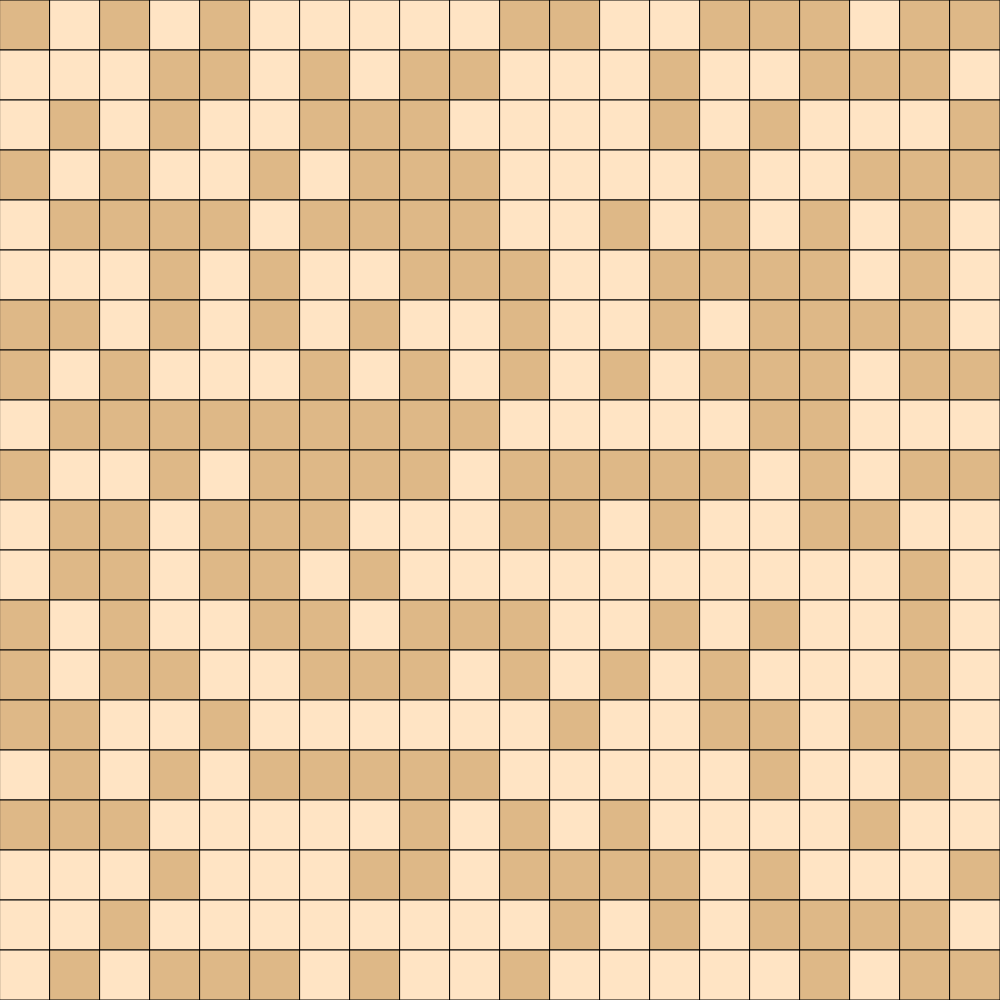
Frame 1 (no input)
Frame 60 (no input): identical to frame 1, image omitted
Frame 120 (the mouse pressed at the canvas centre since frame 60): identical to frame 1, image omitted

The p5.js sketch that drew this single still picture (run headless with seeded random() and noise() and a simulated clock; from frame 60 on, the mouse is pressed at the canvas centre):

// p5.js sketch
// ── sketch.js
// Grid Demo
// Riley Sane
// 10/22/2024


// if hard coding a grid use this :)
// let grid = [[1,0,0,1],
//             [0,1,1,0],
//             [1,0,1,1],
//             [1,1,1,0]];

let grid;
let cellSize;
const GRID_SIZE = 20;

function setup() {
  
  if (windowHeight < windowWidth){
    createCanvas(windowHeight, windowHeight);
  }
  else {
    createCanvas(windowWidth, windowWidth);
  }
  cellSize = height/GRID_SIZE;
  grid = genRandGrid(GRID_SIZE, GRID_SIZE);
}

function draw() {
  background(220);
  displayGrid();
}

function keyPressed() {
  if (key === 'e') {
    grid = genRandGrid(GRID_SIZE, GRID_SIZE);
  }
  if (key === 'r'){
    grid = genEmptyGrid(GRID_SIZE, GRID_SIZE);
  }
}

function mousePressed() {

}

function displayGrid() {
  for (let y = 0; y < GRID_SIZE; y++) {
    for (let x = 0; x < GRID_SIZE; x++) {
      if (grid[y][x] === 1) {
        fill("bisque");
      }
      else if (grid[y][x] === 0) {
        fill("burlywood");
      }
      square(x * cellSize, y * cellSize, cellSize);
    }
  }
}

function genRandGrid(columns, rows) {
  let newGrid = [];
  for (let y = 0; y < rows; y++) {
    newGrid.push([]);
    for (let x =0; x < columns; x++) {
      if (random(100) < 50) {
        newGrid[y].push(1);
      }
      else {
        newGrid[y].push(0);
      }
    }
  }
  return newGrid;
}

function genEmptyGrid(columns, rows) {
  let newGrid = [];
  for (let y = 0; y < rows; y++) {
    newGrid.push([]);
    for (let x =0; x < columns; x++) {
      newGrid[y].push(0);
    }
  }
  return newGrid;
}
